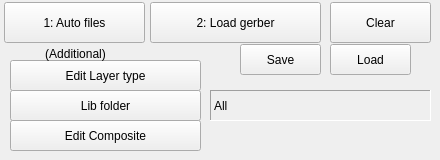
   <widget class="QWidget" name="tab1">
    <attribute name="title">
     <string>Load</string>
    </attribute>
    <widget class="QPushButton" name="pushButtonLoadGerber">
     <property name="geometry">
      <rect>
       <x>150</x>
       <y>2</y>
       <width>171</width>
       <height>41</height>
      </rect>
     </property>
     <property name="text">
      <string>2: Load gerber</string>
     </property>
     <property name="icon">
      <iconset resource="PropertyGerberFast.qrc">
       <normaloff>:/Qtres/CopyOne.png</normaloff>:/Qtres/CopyOne.png</iconset>
     </property>
    </widget>
    <widget class="QPushButton" name="pushButtonAutoFile">
     <property name="geometry">
      <rect>
       <x>4</x>
       <y>2</y>
       <width>141</width>
       <height>41</height>
      </rect>
     </property>
     <property name="text">
      <string>1: Auto files</string>
     </property>
     <property name="icon">
      <iconset resource="PropertyGerberFast.qrc">
       <normaloff>:/Qtres/ListView.png</normaloff>:/Qtres/ListView.png</iconset>
     </property>
    </widget>
    <widget class="QPushButton" name="pushButtonClear">
     <property name="geometry">
      <rect>
       <x>330</x>
       <y>2</y>
       <width>101</width>
       <height>41</height>
      </rect>
     </property>
     <property name="text">
      <string>Clear</string>
     </property>
     <property name="icon">
      <iconset resource="PropertyGerberFast.qrc">
       <normaloff>:/Qtres/Clear.png</normaloff>:/Qtres/Clear.png</iconset>
     </property>
    </widget>
    <widget class="QPushButton" name="pushButtonEditLayerType">
     <property name="geometry">
      <rect>
       <x>10</x>
       <y>60</y>
       <width>191</width>
       <height>31</height>
      </rect>
     </property>
     <property name="text">
      <string>Edit Layer type</string>
     </property>
     <property name="icon">
      <iconset resource="PropertyGerberFast.qrc">
       <normaloff>:/Qtres/Layers.png</normaloff>:/Qtres/Layers.png</iconset>
     </property>
    </widget>
    <widget class="QPushButton" name="pushButtonEditCompositeDef">
     <property name="geometry">
      <rect>
       <x>10</x>
       <y>120</y>
       <width>191</width>
       <height>31</height>
      </rect>
     </property>
     <property name="text">
      <string>Edit Composite</string>
     </property>
     <property name="icon">
      <iconset resource="PropertyGerberFast.qrc">
       <normaloff>:/Qtres/Composite.png</normaloff>:/Qtres/Composite.png</iconset>
     </property>
    </widget>
    <widget class="QPushButton" name="pushButtonSave">
     <property name="geometry">
      <rect>
       <x>240</x>
       <y>44</y>
       <width>81</width>
       <height>31</height>
      </rect>
     </property>
     <property name="text">
      <string>Save</string>
     </property>
     <property name="icon">
      <iconset resource="PropertyGerberFast.qrc">
       <normaloff>:/Qtres/Save.png</normaloff>:/Qtres/Save.png</iconset>
     </property>
    </widget>
    <widget class="QPushButton" name="pushButtonLoad">
     <property name="geometry">
      <rect>
       <x>330</x>
       <y>44</y>
       <width>81</width>
       <height>31</height>
      </rect>
     </property>
     <property name="text">
      <string>Load</string>
     </property>
     <property name="icon">
      <iconset resource="PropertyGerberFast.qrc">
       <normaloff>:/Qtres/Load.png</normaloff>:/Qtres/Load.png</iconset>
     </property>
    </widget>
    <widget class="QLabel" name="label_24">
     <property name="geometry">
      <rect>
       <x>20</x>
       <y>44</y>
       <width>111</width>
       <height>20</height>
      </rect>
     </property>
     <property name="text">
      <string>(Additional)</string>
     </property>
     <property name="alignment">
      <set>Qt::AlignCenter</set>
     </property>
    </widget>
    <widget class="QPushButton" name="pushButtonSetLibFolder">
     <property name="geometry">
      <rect>
       <x>10</x>
       <y>90</y>
       <width>191</width>
       <height>31</height>
      </rect>
     </property>
     <property name="text">
      <string>Lib folder</string>
     </property>
     <property name="icon">
      <iconset resource="PropertyGerberFast.qrc">
       <normaloff>:/Qtres/Composite.png</normaloff>:/Qtres/Composite.png</iconset>
     </property>
    </widget>
    <widget class="QLabel" name="label_LibFolderName">
     <property name="geometry">
      <rect>
       <x>210</x>
       <y>90</y>
       <width>221</width>
       <height>31</height>
      </rect>
     </property>
     <property name="frameShape">
      <enum>QFrame::Panel</enum>
     </property>
     <property name="frameShadow">
      <enum>QFrame::Sunken</enum>
     </property>
     <property name="text">
      <string>All</string>
     </property>
    </widget>
   </widget>
